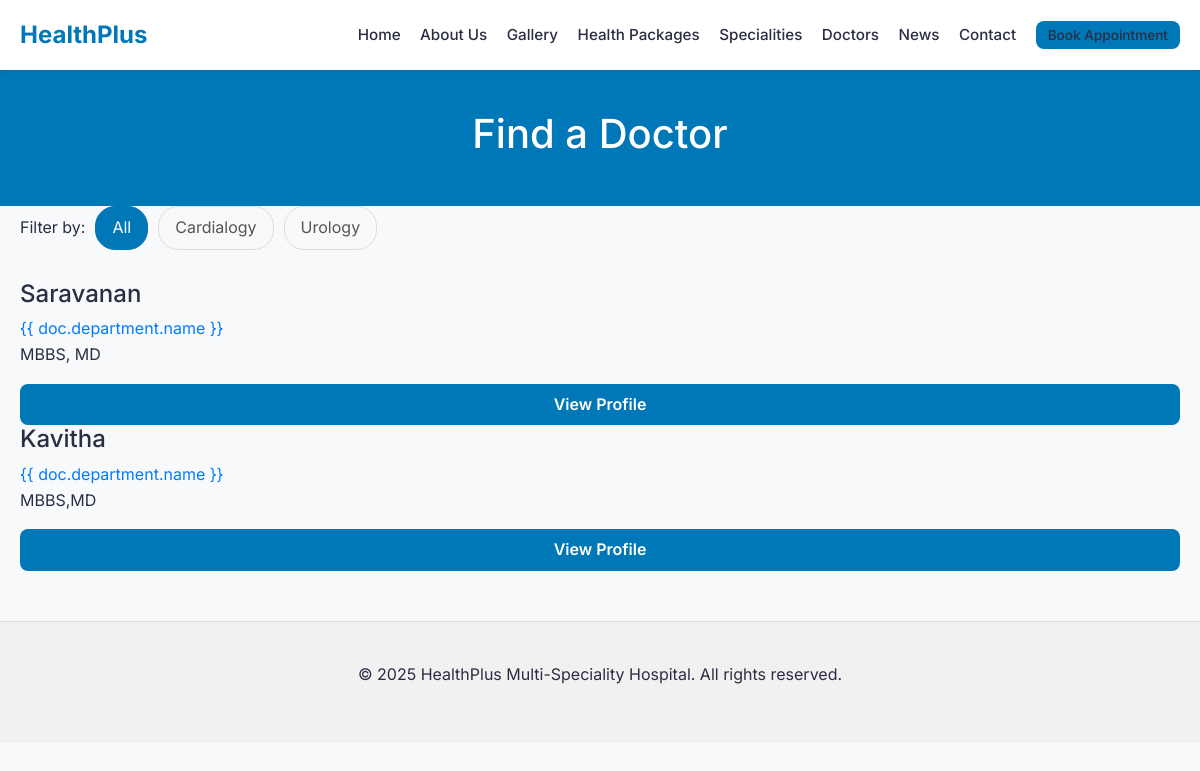
Page /doctors/doctors/ on the committed database.
### apps/doctors/models.py (models this page shows, shortened)
class Department(models.Model):
    name = models.CharField(max_length=100)
    slug = models.SlugField(unique=True, blank=True)
    description = models.TextField()
    icon = models.ImageField(upload_to='departments/', blank=True, null=True)

class Doctor(models.Model):
    user = models.OneToOneField(User, on_delete=models.CASCADE, related_name='doctor_profile', null=True, blank=True)
    department = models.ForeignKey(Department, on_delete=models.CASCADE, related_name='doctors')
    name = models.CharField(max_length=100)
    slug = models.SlugField(unique=True, blank=True)
    photo = models.ImageField(upload_to='doctors/', blank=True, null=True)
    qualifications = models.CharField(max_length=200)
    specialization = models.CharField(max_length=200, help_text="Specific area of focus, e.g., 'Interventional Cardiology'")
    bio = models.TextField()
    experience_years = models.PositiveIntegerField(default=0)
    is_featured = models.BooleanField(default=False)

### apps/doctors/views.py (the view)
# urls.py: path('doctors/', views.doctor_list, name='doctor_list'),
def doctor_list(request):
    doctors = Doctor.objects.all()
    dept_slug = request.GET.get('speciality')
    if dept_slug:
        doctors = doctors.filter(department__slug=dept_slug)
    specialities = Department.objects.all()
    context = {
        'doctors': doctors,
        'specialities': specialities,
        'selected_dept': dept_slug,
    }
    return render(request, 'doctors/doctor_list.html', context)

### templates/doctors/doctor_list.html (shortened to what this page needs)
{% extends 'base.html' %}
{% load static %}
{% block content %}
<section class="page-header">
    <div class="container">
        <h1>Find a Doctor</h1>
    </div>
</section>
<section class="container section-padding">
    <div class="filter-bar">
        <span>Filter by:</span>
        <a href="{% url 'doctor_list' %}" class="filter-pill {% if not selected_dept %}active{% endif %}">All</a>
        {% for dept in specialities %}
        <a href="?speciality={{ dept.slug }}"
            class="filter-pill {% if selected_dept == dept.slug %}active{% endif %}">{{ dept.name }}</a>
        {% endfor %}
    </div>
    <div class="grid-4">
        {% for doc in doctors %}
        <div class="doctor-card">
            <div class="doc-info">
                <h4>{{ doc.name }}</h4>
                <a href="{% url 'department_detail' doc.department.slug %}" class="speciality">{{ doc.department.name
                    }}</a>
                <p class="qualification">{{ doc.qualifications }}</p>
                <a href="{% url 'doctor_detail' doc.slug %}" class="btn-primary"
                    style="width:100%; display:block; text-align:center;">View Profile</a>
            </div>
        </div>
        {% empty %}
        <p>No doctors found matching your criteria.</p>
        {% endfor %}
    </div>
</section>
{% endblock %}

### static/css/style.css (style rules this page uses)
:root { --primary-color: #0077b6; --secondary-color: #00b4d8; --accent-color: #90e0ef; --text-color: #2b2d42; --light-bg: #f8f9fa; --white: #ffffff; --shadow-sm: 0 2px 4px rgba(0, 0, 0, 0.05); --shadow-md: 0 4px 6px rgba(0, 0, 0, 0.1); --radius: 8px; --font-main: 'Inter', sans-serif; }
* { box-sizing: border-box; margin: 0; padding: 0; }
body { font-family: var(--font-main); background-color: var(--light-bg); color: var(--text-color); line-height: 1.6; margin: 0; min-height: 100vh; }
html { height: 100vh; }
.container { max-width: 1200px; margin: 0 auto; padding: 0 20px; }
.btn-primary { background-color: var(--primary-color); color: var(--white); padding: 8px 16px; border-radius: var(--radius); text-decoration: none; font-weight: 600; transition: background-color 0.3s; }

### templates/doctors/doctor_list.html (style rules this page uses)
.page-header { background: var(--primary-color); color: white; padding: 40px 0; text-align: center; }
.filter-bar { margin-bottom: 30px; display: flex; gap: 10px; flex-wrap: wrap; align-items: center; }
.filter-pill { padding: 8px 16px; border: 1px solid #ddd; border-radius: 20px; text-decoration: none; color: #555; transition: all 0.2s; }
.filter-pill.active, .filter-pill:hover { background: var(--primary-color); color: white; border-color: var(--primary-color); }

### rows in the picture
Department: name "Cardialogy"
Department: name "Urology"
Doctor: name "Saravanan", qualifications "MBBS, MD"
Doctor: name "Kavitha", qualifications "MBBS,MD"
